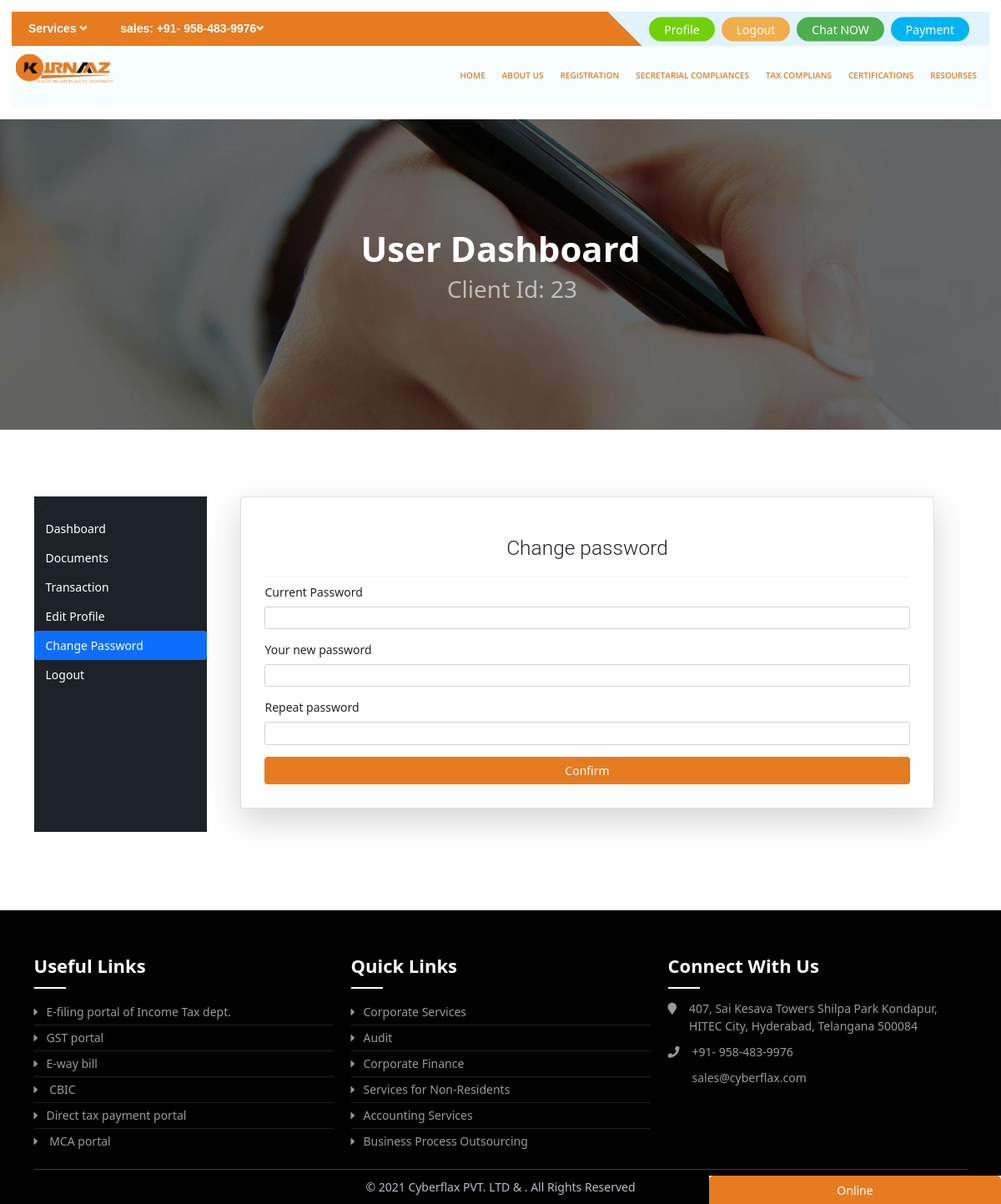
Screenshot of /profile/changepass/ (signed in) with the database file from the repository.
### othernavs/models.py (models this page shows, shortened)
class Registration(models.Model):
    title = models.CharField(max_length=50)
    slug = models.SlugField(blank=True)

### Home/views.py (the view)
# urls.py: path('profile/changepass/', views.changepass, name="changepass"),
@login_required(login_url='memberlogin')
def changepass(request):
    return render(request,'changepass.html')

### Home/context_processors.py (called while the page is built)
def regfunc(request):
   Registrations = Registration.objects.all()
   othernavregob = othernavreg.objects.all()
   tfiling = TaxFiling.objects.all()
   messages =  conversation.objects.filter(msgby=request.user.id).order_by('time') if request.user.is_authenticated else []
   res= {
      'Registrations':Registrations,
      'othernavreg':othernavregob,
      'tfiling':tfiling,
      'msg':messages,
      'editnames':editname,
      'choices' : BlogNews().Getchoices
   }
   return res

### Home/models.py (called while the page is built)
    def Getchoices(self):
        return self.Tchoice

### templates/changepass.html (shortened to what this page needs)
 {% extends 'profilebase.html' %}
{% block pbody %}
<div class="card login-form  shadow-lg p-3 mb-5 bg-white rounded" style="padding: 1;">
	<div class="card-body">
		<h3 class="card-title text-center">Change password</h3>
		<div class="card-text">
			<form id="changepass">
				<div class="form-group">
					<label for="exampleInputEmail1">Current Password</label>
					<input type="password" name='cpass' class="form-control form-control-sm" required>
				</div><div class="form-group">
					<label for="exampleInputEmail1">Your new password</label>
					<input type="password" name='npass' class="form-control form-control-sm" required>
				</div>
				<div class="form-group">
					<label for="exampleInputEmail1">Repeat password</label>
					<input type="password" name='rnpass' class="form-control form-control-sm" required>
				</div>
				<button type="submit" class="btn btn-primary btn-block submit-btn"  style="background-color:#e77b20; border-color:#e77b20;">Confirm</button>
			</form>
		</div>
	</div>
</div>
{% endblock %}

### templates/profilebase.html (shortened to what this page needs)
{% extends 'basic.html' %}
{% load static %}
{% block content %}
        <div class="dashboard-page">
            <body data-new-gr-c-s-check-loaded="14.1024.0" data-gr-ext-installed="">
                <div class="breadcrumb-area" style='    background-image: url({% static 'images/bg-landing.jpg'%});'>
                    <div class="container">
                        <div class="row">
                            <div class="col-lg-12">
                                <div class="breadcrumb-inner">
                                    <h2 class="page-title"> User Dashboard
                                    </h2>
                                    <ul class="page-list">
                                      <h2> Client Id: {{request.user.id}}</h2>
                                    </ul>
                                </div>
                            </div>
                        </div>
                    </div>
                </div>
                <section class="login-page-wrapper">
                    <div class="container">
                        <div class="row ">
                            <div class="col-lg-12">
                                <div class="user-dashboard-wrapper">
                                    <ul class="nav nav-pills mb-3" id="pills-tab" role="tablist">
                                        <li class="mobile_nav">
                                            <i class="fa fa-cogs"></i>
                                        </li>
                                        <li class="nav-item">{% url 'profile' as profile %}
                                            <a class="nav-link  {% if request.path == profile %}active{% endif %} " href="{{profile}}">Dashboard</a>
                                        </li>
                                        <li class="nav-item">{% url 'documents' as documents %}
                                            <a class="nav-link {% if request.path == documents %}active{% endif %}" href="{{documents}}">Documents</a>
                                        </li>
                                        <li class="nav-item">
                                        {% url 'bookings' as ubooking %}
                                            <a class="nav-link {% if request.path == ubooking %}active{% endif %}" href="{{ubooking}}">Transaction</a>
                                        </li>
                                        <li class="nav-item">{% url 'editprofile' as editprofile %}
                                            <a class="nav-link {% if request.path == editprofile %}active{% endif %}" href="{{editprofile}}">Edit
                                                Profile</a>
                                        </li>
                                        <li class="nav-item">{% url 'changepass' as changepass %}
                                            <a class="nav-link  {% if request.path == changepass %}active{% endif %}" href="{{changepass}}">Change
                                                Password</a>
                                        </li>
                                        <li class="nav-item">
                                            <a class="nav-link" href="{% url 'logout' %}">Logout
                                            </a>
                                        </li>
                                    </ul>
                                    <div class="tab-content" style="width: 100%;">
                                    {% block pbody %}{% endblock %}
                                    </div>
                                </div>
                            </div>
                        </div>
                    </div>
                </section>
{% endblock %}

### templates/header.html (shortened to what this page needs)
{% load static %}
<header class="shadow-lg p-3 	bg-white rounded">
      <div class="top-nav">
        <div class="call"> Services <i class="fa fa-angle-down" aria-hidden="true"></i></div>
        <div class="call">sales: +91- 958-483-9976<i class="fa fa-angle-down" aria-hidden="true"></i></div>
        <div class="right">
          <ul>
          {% if user.is_authenticated %}
            <li><a href="{% url 'profile' %}" style="--color:#71d109">Profile</a></li>
            <li><a href="{% url 'logout' %}" style="--color:#f0ad4e">Logout</a></li>
          {% else %}
            <li><a href="{% url 'memberlogin' %}" style="--color:#f0ad4e">Login</a></li>
            <li><a href="{% url 'membersignup' %}" style="--color:#71d109">Signup</a></li>{% endif %}
            <li><a href="#" style="--color:#4cae4c" onclick="show()">Chat NOW</a></li>
            <li><a href="{% url "payment" %}" style="--color:#01b4f1">Payment</a></li>
          </ul>
        </div>
      </div>
      <div class="nav-bar">
        <div class="logo">
          <img src="{% static 'images/logo.jpeg' %}" alt="">
        </div>
        <nav>
          <ul>
            <li><a href="{% url 'index' %}">Home</a>
            </li>
            <li><a href="{% url 'about' %}">About Us</a>
            </li>
            <li><a href="#">Registration</a>
            </li>
            {% for data in othernavreg %}
            <li ><a href="#">{{data.title}}</a>
            </li>
            {% endfor %}
			 <li ><a href="#">Resourses</a>
			  </li>
          </ul>
        </nav>
      </div>
    </header>

### cflax/static/css/main.css (style rules this page uses)
* { margin: 0; padding: 0; }
body, html { overflow-x: hidden; margin: 0; padding: 0; color: #56595c; font-size: 14px; font-family: open sans, Helvetica, Arial, sans-serif; -webkit-font-smoothing: subpixel-antialiased; text-rendering: optimizeLegibility; line-height: 24px; font-weight: 400; font-style: normal; }
.top-nav { background: #e77b20!important; }
.top-nav { display: flex; position: relative; overflow: hidden; }
.top-nav .call { margin: 10px 20px; font-size: 14px; color: #fff; font-weight: 700; font-family: "Poppins", sans-serif; cursor: pointer; }
.top-nav .right { position: absolute; right: 0; padding: 0 20px 0 45px; background: #e1f3fc; height: 100%; color: #fff; }
.top-nav .right::before { content: ""; position: absolute; top: 0; left: 0; width: 40px; height: 100%; background: linear-gradient(225deg, #e1f3fc 50%, #e77b20 50%); }
.top-nav ul { list-style-type: none; display: flex; margin: 0; top: 50%; transform: translateY(-50%); position: relative; padding: 0; }
.top-nav ul li { margin: 0 4px; }
.top-nav ul li a { padding: 2px 16px; border: 2px solid var(--color); background: var(--color); color: #fff; border-radius: 20px; transition: 0.3s; display: inline-block; }
.nav-bar { padding: 10px 60px; width: 100%; background: #f8fdff; height: 60px; position: relative; z-index: 999; }
.nav-bar .logo { float: left; display: block; }
.nav-bar .logo img { width: auto; height: 40px; }
.nav-bar nav { float: right; }
.nav-bar nav ul { display: flex; list-style-type: none; margin: 0; padding: 0; }
.nav-bar nav ul li { margin: 4px 0px; line-height: 40px; height: 40px; display: block; }
.nav-bar nav ul li a { color: #e77b20; font-weight: 600; padding: 4px 10px; text-transform: uppercase; font-family: 'Open Sans', sans-serif; }
.index-page a:focus, a, a:hover { outline: none; text-decoration: none; }
a, a:focus, a:hover { outline: none; text-decoration: none; }
a { color: #000; text-decoration: none; background-color: transparent; -webkit-text-decoration-skip: objects; transition: all 0.2s ease-in-out 0s; }
@media (min-device-width: 768px) and (max-device-width: 1023px) { .nav-bar nav ul li a { font-size: 10px; } }
@media (min-device-width: 768px) and (max-device-width: 1023px) { .nav-bar { position: relative; width: 100%; height: 74px; padding: 10px 5px; } }
a { text-decoration: none!important; }

### accountent/css/dashboard.css (style rules this page uses)
.dashboard-page .user-dashboard-wrapper { padding: 80px 0; display: flex; }
.dashboard-page .user-dashboard-wrapper > ul { display: inline-block; width: 260px; background-color: #1d2228; padding-bottom: 5px; }
.dashboard-page .breadcrumb-area { background-image: linear-gradient(90deg , #9cbcfd 60% , #fff); }
.dashboard-page .breadcrumb-inner { display: flex; justify-content: center; align-items: center; padding: 130px 10px; flex-direction: column; }
.dashboard-page .page-title { color: #ffff; font-weight: 600; font-size: 42px; }
.dashboard-page .page-list { display: flex; color: #ffffff99; list-style: none; }
.dashboard-page .user-dashboard-wrapper .nav-item a { color: #fff; }
.dashboard-page .login-page-wrapper { display: flex; }
.dashboard-page .tab-content { padding: 0 40px; }

### templates/basic.html (style rules this page uses)
.card { border: 0; border-radius: 0px; margin-bottom: 30px; -webkit-box-shadow: 0 2px 3px rgba(0, 0, 0, 0.03); box-shadow: 0 2px 3px rgba(0, 0, 0, 0.03); -webkit-transition: .5s; transition: .5s }
body { background-color: #f9f9fa }
.card-title { font-family: Roboto, sans-serif; font-weight: 300; line-height: 1.5; margin-bottom: 0; padding: 15px 20px; border-bottom: 1px solid rgba(77, 82, 89, 0.07) }
button, input, optgroup, select, textarea { font-family: Roboto, sans-serif; font-weight: 300 }

### rows the page displays
Registration: title "SECRETARIAL COMPLIANCES"
Registration: title "TAX COMPLIANS"
Registration: title "CERTIFICATIONS"

### other values shown
{{ request.user.id }} "23"
